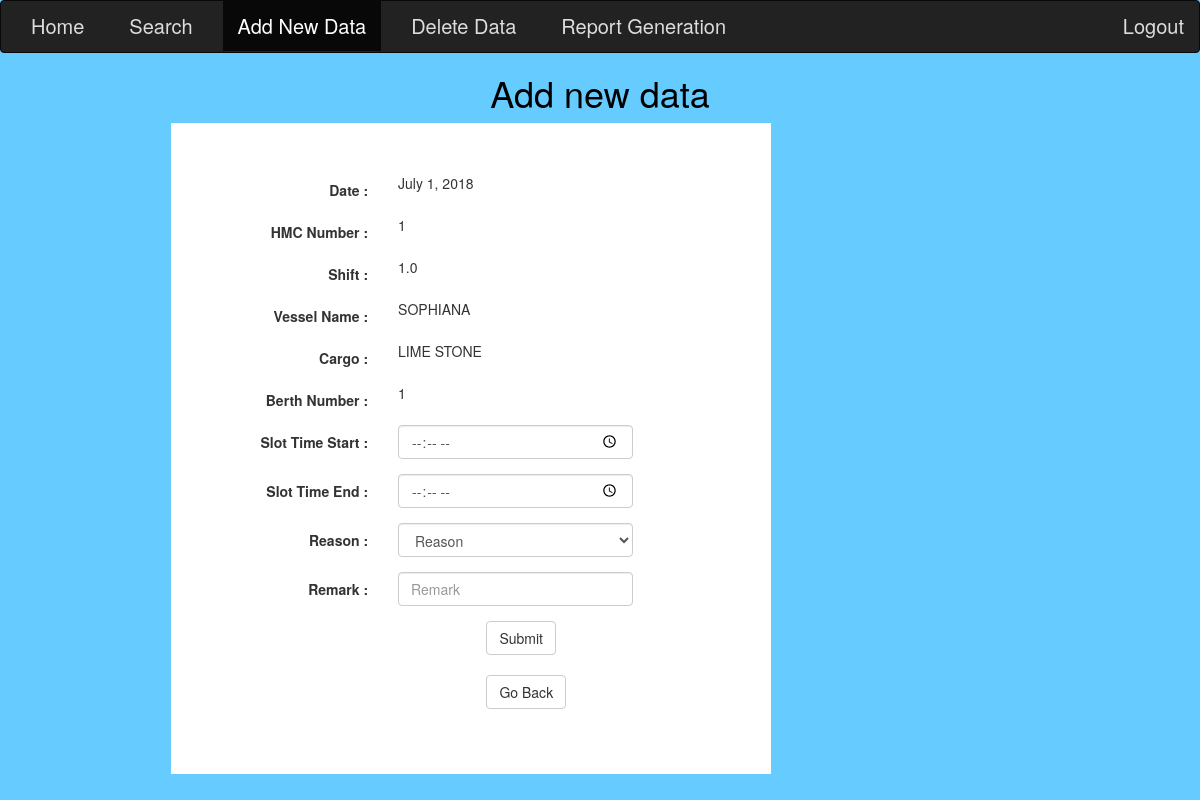
Screenshot of /main/add_slot/34/ (signed in) with the database file from the repository.
### report/models.py (models this page shows, shortened)
class Shift(models.Model):
    date = models.ForeignKey(Date, on_delete = models.CASCADE)
    hmc_number = models.IntegerField(default = 1)
    shift = models.FloatField(default = 1)
    diesel_start_percentage = models.FloatField(default = 100)
    diesel_end_percentage = models.FloatField(default = 0)
    diesel_start_hours = models.FloatField(default = 0)
    diesel_end_hours = models.FloatField(default = 0)
    total_tonnage_or_boxes = models.FloatField(default = 0)
    cycles = models.FloatField(default = 0)
    user =  models.ForeignKey(User , on_delete= models.CASCADE)
    shift_end_flag = models.IntegerField(default = 0) #if it is 0 then shift hasn't been ended

class Date(models.Model):
    date = models.DateField('Date', null = True)

class Vessel(models.Model):
    slot = models.ForeignKey(Slot, on_delete = models.CASCADE)
    vessel_name = models.CharField(default = 'None', max_length = 100)
    vessel_cargo = models.CharField(default = 'None', max_length = 100)
    berth_number = models.IntegerField(default = 1)

### report/views.py (the view)
# urls.py: path('add_slot/<int:shift_id>/', views.add_slot, name = 'add_slot'),
@login_required(login_url = '/account/login/')
def add_slot(request,shift_id):
    if request.user.has_perm('report.add_date'):
        slot_form = SlotForm(request.POST)
        if Shift.objects.filter(id = shift_id):
            shift_data = Shift.objects.filter(id = shift_id)[0]
            slots = shift_data.slot_set.all()
            slot = slots[0]
            vessel = slot.vessel_set.all()[0]
            vessel_cargo_existing = vessel.vessel_cargo
            vessel_name_existing = vessel.vessel_name
            berth_number_existing = vessel.berth_number
        else:
            return render(request, 'message.html',{'message':"Shif doesn't exist. Please select the shift option which has been started and hasn't been ended"})
        if request.method == 'POST' :
            if  slot_form.is_valid():
                time_slot_start = slot_form.cleaned_data['time_slot_start']
                time_slot_stop = slot_form.cleaned_data['time_slot_stop']
                reason = slot_form.cleaned_data['reason']
                remark = slot_form.cleaned_data['remark']
                if shift_data.shift_end_flag == 0:
                    slot_data = Slot(shift = shift_data, time_slot_start = time_slot_start, time_slot_stop = time_slot_stop,
                    reason = reason, remark = remark)
                    slot_data.save()
                    vessel_data = Vessel(
                                    slot = slot_data,
                                    vessel_name = vessel_name_existing,
                                    vessel_cargo = vessel_cargo_existing,
                                    berth_number = berth_number_existing
                                  )
                    vessel_data.save()
                    return render(request,'message.html',{'message':"Entry Saved!!!"})
                else:
                    return render(request,'message.html',{'message':"Shift has already been ended.You can't add data again now."})
        else:
            slot_form = SlotForm()
        return render(request, 'add_slot.html', { 'slot_form': slot_form, 'shift' : shift_data,
            'vessel_name' : vessel_name_existing, 'vessel_cargo' : vessel_cargo_existing, 'berth_number' : berth_number_existing })
    else:
        return render(request,'message.html',{'message':"You don't have permison to add data."})

### report/forms.py
class SlotForm(forms.Form):
    time_slot_start = forms.TimeField(label = "Time Slot Start", required = True);
    time_slot_stop = forms.TimeField(label = "Time Slot Stop", required = True);
    reason = forms.CharField(label = "Reason", required = True);
    remark = forms.CharField(label = "Remark", required = False);

### Templates/add_slot.html (shortened to what this page needs)
<!DOCTYPE html>
<html>
{% load static %}
<head>
  <link rel="stylesheet" href="{% static "bootstrap.min.css" %}" >
</head>
<body>
<nav class="navbar navbar-inverse" style="font-size: 20px;">
  <div class="container-fluid">
    <ul  class="nav navbar-nav" style="margin-bottom: 0px; ">
      <li style="padding-right: 15px"  ><a href="{% url 'main' %}">Home</a></li>
       <li style="padding-right: 15px" > <a href="{% url 'search' %}">Search</a></li>
        <li style="padding-right: 15px" class="active"><a href="{% url 'add_options' %}">Add New Data</a></li>
        <li style="padding-right: 15px"><a href="{% url 'delete' %}">Delete Data</a></li>
        <li style="padding-right: 15px"><a href="{% url 'report_options' %}">Report Generation</a></li>
    </ul>
    <ul class="nav navbar-nav navbar-right">
      <li><a href="{% url 'logout' %}"><span class="glyphicon glyphicon-log-out"></span> Logout</a></li>
    </ul>
  </div>
</nav>
<h1 id="title">Add new data</h1>
  <div class="container1">
  <div></div>
 <div class="data">
 <form class="form-horizontal" action="" , method="post" onsubmit="return confirmation();">
    <div id="form" style="padding: 50px;">
    <div class="form-group">
      <label class="control-label col-sm-4" for="email">Date :</label>
      <div class="col-sm-6">
        <div>  {{ shift.date.date }}  </div>
      </div>
    </div>
    <div class="form-group">
      <label class="control-label col-sm-4" >HMC Number :</label>
      <div class="col-sm-6">
        <div>  {{ shift.hmc_number }}  </div>
      </div>
    </div>
    <div class="form-group">
      <label class="control-label col-sm-4" >Shift :</label>
      <div class="col-sm-6">
        <div>  {{ shift.shift }}  </div>
      </div>
    </div>
    <div class="form-group">
      <label class="control-label col-sm-4" >Vessel Name :</label>
      <div class="col-sm-6">
                <div>  {{ vessel_name }}  </div>
      </div>
    </div>
    <div class="form-group">
      <label class="control-label col-sm-4" >Cargo :</label>
      <div class="col-sm-6">
                <div>  {{ vessel_cargo }}  </div>
      </div>
    </div>
    <div class="form-group">
      <label class="control-label col-sm-4" >Berth Number : </label>
      <div class="col-sm-6">
                <div>  {{ berth_number }}  </div>
      </div>
    </div>
    <div class="form-group">
        <label class="control-label col-sm-4" > Slot Time Start :</label>
        <div class="col-sm-6">
          <input type="time" class="form-control" id="time_slot_start" placeholder="Slot Time Start" name="time_slot_start" min="0:00" max="24:00" required>
        </div>
      </div>
    <div class="form-group">
        <label class="control-label col-sm-4" >Slot Time End :</label>
        <div class="col-sm-6">
          <input type="time" class="form-control" id="time_slot_stop" placeholder="Slot Time End " name="time_slot_stop" min="0:00" max="24:00" required>
        </div>
      </div>
    <div class="form-group">
        <label class="control-label col-sm-4" > Reason :</label>
        <div class="col-sm-6">
          <select type="button" class="form-control" id="dropdown" id="reason" placeholder="Reason" name="reason" required>
                    <option value="">Reason</option>
            </select>
        </div>
      </div>
    <div class="form-group">
      <label class="control-label col-sm-4" > Remark :</label>
      <div class="col-sm-6">
        <input type="text" class="form-control" id="remark" placeholder="Remark" name="remark" style="height: 200%;" required>
      </div>
    </div>
 <div class="form-group">
      <div class="col-sm-offset-6 col-sm-6">
          <button type="submit" class="btn btn-default">Submit</button>
  <br><br>
          <button class="btn btn-default"  onclick="goBack()">Go Back</button>
      </div>
    </div>
    </div>
</form>
</div>
</div>
</body>
</html>

### Templates/add_slot.html (style rules this page uses)
body { background-color: #66CCFF; }
.navbar-inverse { margin-bottom: px; }
h1 { color: black; font-style: bold; text-align: center; }
.navbar-inverse .navbar-nav > li > a { color: #ddd; }
.container1 { float: center; display: grid; grid-template-columns: 2fr 7fr 3fr 2fr; width: 100%; }
.data { background-color: white; }

### rows the page displays
Shift: date "July 1, 2018", hmc_number "1", shift "1.0"
Vessel: vessel_name "SOPHIANA", vessel_cargo "LIME STONE"

### other values shown
{{ berth_number }} "1"
